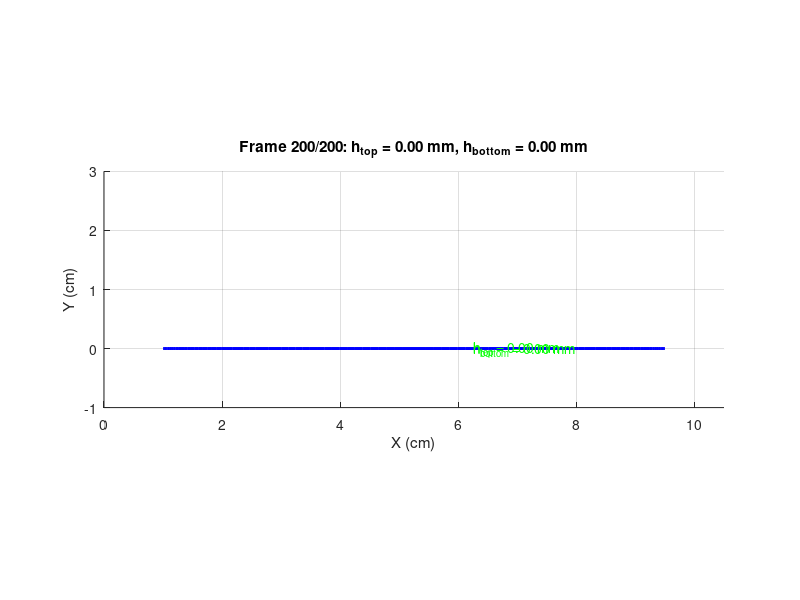

Write MATLAB code to recreate this figure.
% Define Input Parameters
L = 10.5;  % Length of the pouch (cm)
W = 10.5;  % Width of the pouch (cm)
h_final_top = 30;  % Final constrained height for the top (mm)
h_final_bottom = 10;  % Final constrained height for the bottom (mm)
num_frames = 100;  % Number of frames for inflation or deflation

% Initialize figure
figure;
hold on;

% Total frames for inflation + deflation
total_frames = 2 * num_frames;

% Loop through frames to simulate inflation and deflation
for frame = 1:total_frames
    if frame <= num_frames
        % Inflation Phase
        h_top = (frame / num_frames) * h_final_top;  % Linear inflation for top
        h_bottom = (frame / num_frames) * h_final_bottom;  % Linear inflation for bottom
    else
        % Deflation Phase
        h_top = ((total_frames - frame) / num_frames) * h_final_top;  % Linear deflation for top
        h_bottom = ((total_frames - frame) / num_frames) * h_final_bottom;  % Linear deflation for bottom
    end

    % Define semi-major and semi-minor axes for the bottom ellipse
    a_bottom = (L / 2) - 1;  % Semi-major axis for bottom ellipse
    b_bottom = h_bottom / 20;  % Semi-minor axis for bottom ellipse

    % Define semi-major and semi-minor axes for the top ellipse
    a_top = a_bottom;  % Top ellipse shares the same semi-major axis
    b_top = h_top / 20;  % Semi-minor axis for top ellipse

    % Generate the bottom ellipse
    theta_bottom = linspace(pi, 2*pi, 100);  % Bottom half of ellipse
    x_bottom = a_bottom * cos(theta_bottom) + L / 2;
    y_bottom = b_bottom * sin(theta_bottom);  % Bottom starts at y = 0

    % Generate the top ellipse, ensuring endpoints align with the bottom
    theta_top = linspace(0, pi, 100);  % Top half of ellipse
    x_top = a_top * cos(theta_top) + L / 2;
    y_top = b_top * sin(theta_top) + y_bottom(end);  % Align top ends to bottom ends

    % Combine the top and bottom halves
    x_combined = [x_top, x_bottom];
    y_combined = [y_top, y_bottom];

    % Clear previous frame and plot the updated shape
    cla;
    plot(x_combined, y_combined, 'b-', 'LineWidth', 2);  % Asymmetric shape
    hold on;

    % Add height measurement lines
    plot([L / 2, L / 2], [0, b_top + y_bottom(end)], 'm--', 'LineWidth', 1.5); % Top height
    plot([L / 2, L / 2], [0, b_bottom], 'm--', 'LineWidth', 1.5); % Bottom height

    % Annotate the height measurements
    text(L / 2 + 1, b_top + y_bottom(end), sprintf('h_{top} = %.2f mm', h_top), ...
        'Color', 'green', 'FontSize', 10, 'HorizontalAlignment', 'left');
    text(L / 2 + 1, b_bottom, sprintf('h_{bottom} = %.2f mm', h_bottom), ...
        'Color', 'green', 'FontSize', 10, 'HorizontalAlignment', 'left');

    % Adjust axis and labels
    axis([0 L -h_final_bottom/10 h_final_top/10 + b_bottom]);  % Dynamic axis scaling
    axis equal;
    title(sprintf('Frame %d/%d: h_{top} = %.2f mm, h_{bottom} = %.2f mm', ...
        frame, total_frames, h_top, h_bottom));
    xlabel('X (cm)');
    ylabel('Y (cm)');
    grid on;

    % Refresh the plot to display the frame
    drawnow;  % Ensures the figure updates in real time
    pause(0.05);  % Adjust the pause for desired frame rate
end
